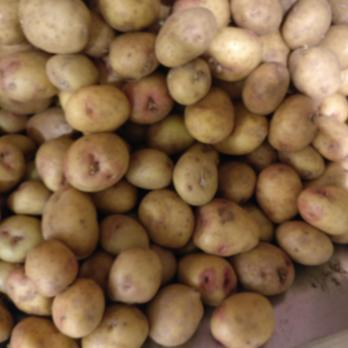
#> input picture objects-detection/detection/ref-data/sample_images/Floury-Potato_001.jpg, 348 x 348 px
$ python -i detection.py   (imports and definitions only)
#> lines starting #> are read from the running program, lines starting #| are printed output that depends on the picture; after the words box and inside, x2 and y2 are one past the last pixel; in counts of white or black regions, pixels touching at a corner belong together
import cv2
import random
import pathlib


def check_area(area, image_area):
    return area / image_area < 0.95

def detect_object(image_path):
    img = cv2.imread(image_path)
#> img is the input picture: shape (348, 348, 3); mean B, G, R 72.8, 103.9, 134.5
    height, width, channels = img.shape
#> height = 348; width = 348; channels = 3
    image_area = height * width
#> image_area = 121104
    gray = cv2.cvtColor(img, cv2.COLOR_BGR2GRAY)
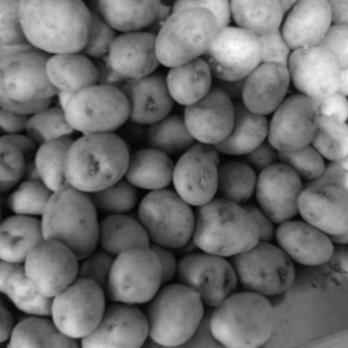
#> gray: shape (348, 348); min 1, max 252, mean 109.5

    retval, thresh_gray = cv2.threshold(gray, thresh=100, maxval=255,
                                        type=cv2.THRESH_BINARY_INV)
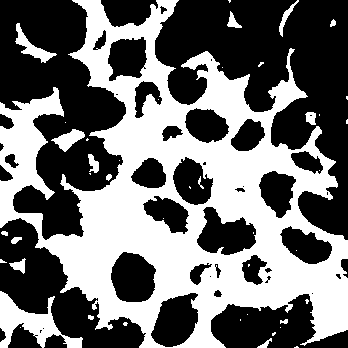
#> thresh_gray: shape (348, 348); 43.8% white; 43 white regions (26 under 20 px)

    contours, hierarchy = cv2.findContours(thresh_gray, cv2.RETR_LIST, cv2.CHAIN_APPROX_SIMPLE)
#> contours = 81 contours, 44 with area under 20; largest, box (x1, y1, x2, y2) and area: (0, 0, 348, 348) 64016, (196, 206, 257, 256) 1869, (150, 292, 199, 348) 1852, (110, 251, 157, 303) 1828, (0, 291, 83, 348) 1676

    mx = (0, 0, 0, 0)
    mx_area = 0
    for cont in contours:
        x, y, w, h = cv2.boundingRect(cont)
        area = w * h
        if area > mx_area and check_area(area, image_area):
            mx = x, y, w, h
            mx_area = area
#> this loop made 81 passes
#> (x, y, w, h, area, mx_area) on passes 2, 16, 17: (257, 338, 15, 10, 150, 150), (150, 292, 49, 56, 2744, 2744), (0, 291, 83, 57, 4731, 4731)
#> (x, y, w, h, area) on passes 5, 9, 10, 12, 14, 18: (39, 329, 4, 5, 20), (123, 322, 5, 4, 20), (280, 319, 8, 5, 40), (88, 315, 6, 5, 30), (305, 299, 4, 5, 20), (213, 289, 10, 9, 90)
#> after the loop, mx_area = 4731
    x, y, w, h = mx
#> x = 0; y = 291; w = 83; h = 57

    roi = img[y:y + h, x:x + w]
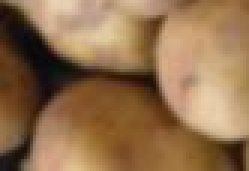
#> roi: shape (57, 83, 3) (shown 3 times larger); mean B, G, R 77.2, 111.9, 145.7

    if roi.any():
        output_image_path = str(pathlib.Path().absolute()) + '\object' + str(random.randint(0, 100000)) + '.jpg'
        cv2.imwrite(output_image_path, roi)
    else:
        output_image_path = ""

    return output_image_path

>>> result = detect_object('ref-data/sample_images/Floury-Potato_001.jpg')

$ run again, on objects-detection/detection/ref-data/sample_images/Nectarine_001.jpg
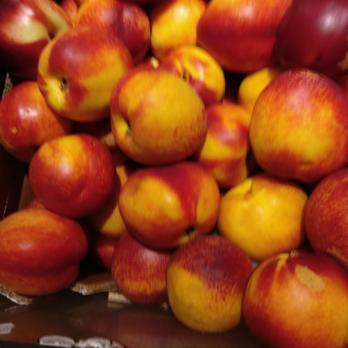
#> input picture objects-detection/detection/ref-data/sample_images/Nectarine_001.jpg, 348 x 348 px
#> in detect_object, img is the input picture: shape (348, 348, 3); mean B, G, R 24.9, 65.2, 149.1
#> in detect_object, `retval, thresh_gray = cv2.threshold(gray, thresh=100, maxval=255, type..`:
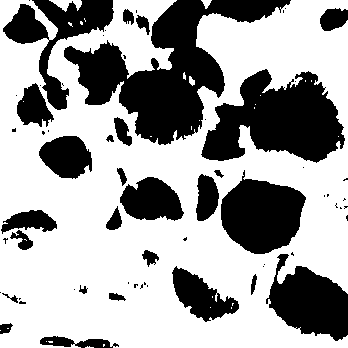
#> thresh_gray: shape (348, 348); 63.5% white; 65 black regions (38 under 20 px)
#> contours = 98 contours, 67 with area under 20; largest, box (x1, y1, x2, y2) and area: (0, 0, 348, 348) 99470, (200, 68, 346, 164) 8642, (220, 169, 307, 255) 4918, (119, 176, 185, 222) 2074, (171, 265, 240, 323) 1944
#> the loop in detect_object, `for cont in contours:` made 98 passes
#> (x, y, w, h, area, mx_area) on passes 3, 6, 29, 51, 83: (112, 342, 8, 6, 48, 48), (39, 335, 37, 13, 481, 481), (171, 265, 69, 58, 4002, 4002), (220, 169, 87, 86, 7482, 7482), (200, 68, 146, 96, 14016, 14016)
#> after the loop in detect_object, `for cont in contours:`: mx_area = 14016
#> in detect_object, `roi = img[y:y + h, x:x + w]`:
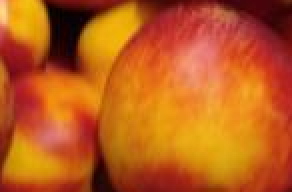
#> roi: shape (96, 146, 3) (shown 2 times larger); mean B, G, R 27.8, 92.4, 188.2

$ run again, on objects-detection/detection/ref-data/sample_images/Zucchini_001.jpg
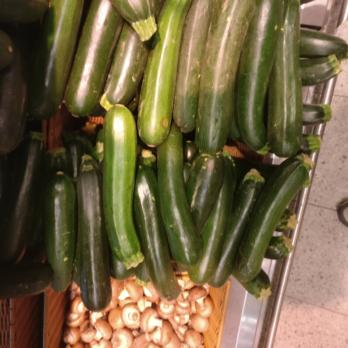
#> input picture objects-detection/detection/ref-data/sample_images/Zucchini_001.jpg, 348 x 348 px
#> in detect_object, img is the input picture: shape (348, 348, 3); mean B, G, R 66.3, 99.2, 114.9
#> in detect_object, `retval, thresh_gray = cv2.threshold(gray, thresh=100, maxval=255, type..`:
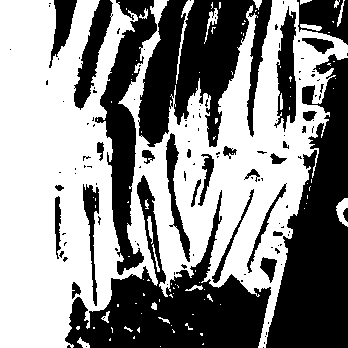
#> thresh_gray: shape (348, 348); 54.6% white; 126 black regions (96 under 20 px)
#> contours = 229 contours, 183 with area under 20; largest, box (x1, y1, x2, y2) and area: (0, 0, 348, 348) 68740, (273, 5, 297, 133) 1848, (165, 132, 191, 263) 1036, (82, 183, 100, 307) 888, (211, 188, 255, 284) 464
#> the loop in detect_object, `for cont in contours:` made 229 passes
#> (x, y, w, h, area, mx_area) on passes 6, 44, 53, 87: (77, 337, 13, 11, 143, 143), (71, 281, 11, 19, 209, 209), (259, 256, 19, 28, 532, 532), (211, 188, 44, 96, 4224, 4224)
#> after the loop in detect_object, `for cont in contours:`: mx_area = 4224
#> in detect_object, `roi = img[y:y + h, x:x + w]`:
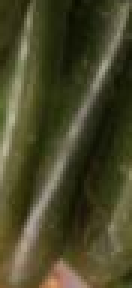
#> roi: shape (96, 44, 3) (shown 3 times larger); mean B, G, R 41.6, 71.3, 73.3
